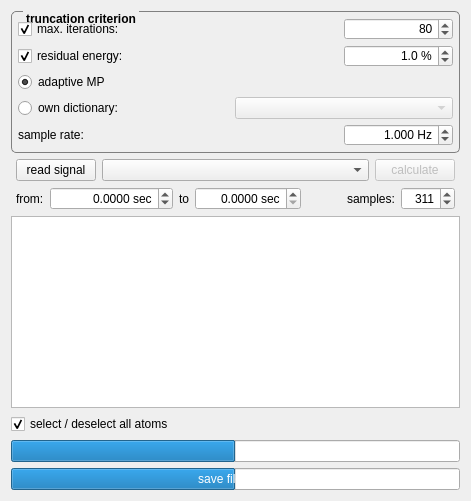
         <widget class="QWidget" name="layoutWidget_2">
          <layout class="QVBoxLayout" name="l_left_side">
           <property name="spacing">
            <number>6</number>
           </property>
           <item>
            <widget class="QGroupBox" name="gb_trunc">
             <property name="font">
              <font>
               <pointsize>9</pointsize>
               <weight>75</weight>
               <bold>true</bold>
              </font>
             </property>
             <property name="toolTip">
              <string>&lt;html&gt;&lt;head/&gt;&lt;body&gt;&lt;p&gt;&lt;span style=&quot; font-weight:600;&quot;&gt;truncation criterion&lt;/span&gt;&lt;/p&gt;&lt;p&gt;criterion at which the matching pursuit algorithm stops&lt;/p&gt;&lt;/body&gt;&lt;/html&gt;</string>
             </property>
             <property name="styleSheet">
              <string notr="true">    QGroupBox  {
        background-color: qlineargradient(x1: 0, y1: 0, x2: 0, y2: 1,
                                          stop: 0 #E0E0E0, stop: 1 #FFFFFF);
        border: 1px solid gray;
        border-radius: 5px;
        margin-top: 3ex; /* leave space at the top for the title */
    }
     
    QGroupBox::title  {
        subcontrol-origin: margin;
		left: 12px;
        subcontrol-position: top left; /* position at the top center */
        padding: 1px;       
    }

</string>
             </property>
             <property name="title">
              <string>truncation criterion</string>
             </property>
             <layout class="QHBoxLayout" name="horizontalLayout">
              <property name="leftMargin">
               <number>6</number>
              </property>
              <property name="topMargin">
               <number>6</number>
              </property>
              <property name="rightMargin">
               <number>6</number>
              </property>
              <property name="bottomMargin">
               <number>6</number>
              </property>
              <item>
               <layout class="QGridLayout" name="l_options" columnstretch="0,0,0,0">
                <property name="spacing">
                 <number>5</number>
                </property>
                <item row="4" column="0" colspan="2">
                 <widget class="QCheckBox" name="chb_Iterations">
                  <property name="toolTip">
                   <string>&lt;html&gt;&lt;head/&gt;&lt;body&gt;&lt;p&gt;&lt;span style=&quot; font-weight:600;&quot;&gt;maximum iterations&lt;/span&gt;&lt;/p&gt;&lt;p&gt;...algorithm will expire if the selected number of iterations (found atoms) is reached&lt;/p&gt;&lt;/body&gt;&lt;/html&gt;</string>
                  </property>
                  <property name="text">
                   <string>max. iterations:</string>
                  </property>
                  <property name="checked">
                   <bool>true</bool>
                  </property>
                 </widget>
                </item>
                <item row="9" column="0" colspan="2">
                 <widget class="QRadioButton" name="rb_OwnDictionary">
                  <property name="toolTip">
                   <string>&lt;html&gt;&lt;head/&gt;&lt;body&gt;&lt;p&gt;&lt;span style=&quot; font-weight:600;&quot;&gt;own dictionary&lt;/span&gt;&lt;/p&gt;&lt;p&gt;…uses fix dictionaries which have been built by the user&lt;/p&gt;&lt;/body&gt;&lt;/html&gt;</string>
                  </property>
                  <property name="text">
                   <string>own dictionary:</string>
                  </property>
                 </widget>
                </item>
                <item row="10" column="0" colspan="2">
                 <widget class="QLabel" name="label">
                  <property name="toolTip">
                   <string>&lt;html&gt;&lt;head/&gt;&lt;body&gt;&lt;p&gt;&lt;span style=&quot; font-weight:600;&quot;&gt;sample rate&lt;/span&gt;&lt;/p&gt;&lt;p&gt;the sample rate which was used for data aquisition has to be entered here. In case of fif-files it is set automatically&lt;/p&gt;&lt;/body&gt;&lt;/html&gt;</string>
                  </property>
                  <property name="text">
                   <string>sample rate:</string>
                  </property>
                 </widget>
                </item>
                <item row="6" column="0" colspan="2">
                 <widget class="QCheckBox" name="chb_ResEnergy">
                  <property name="toolTip">
                   <string>&lt;html&gt;&lt;head/&gt;&lt;body&gt;&lt;p&gt;&lt;span style=&quot; font-weight:600;&quot;&gt;residual energy&lt;/span&gt;&lt;/p&gt;&lt;p&gt;...algorithm will expire if residue reaches selected percentage of the input signal&lt;/p&gt;&lt;/body&gt;&lt;/html&gt;</string>
                  </property>
                  <property name="text">
                   <string>residual energy:</string>
                  </property>
                  <property name="checked">
                   <bool>true</bool>
                  </property>
                 </widget>
                </item>
                <item row="8" column="0" colspan="2">
                 <widget class="QRadioButton" name="rb_adativMp">
                  <property name="toolTip">
                   <string>&lt;html&gt;&lt;head/&gt;&lt;body&gt;&lt;p&gt;&lt;span style=&quot; font-weight:600;&quot;&gt;adaptive MP&lt;/span&gt;&lt;br/&gt;&lt;br/&gt;...use matching pursuit algorithm of Stephan Mallat and Zhifeng Zhang&lt;/p&gt;&lt;/body&gt;&lt;/html&gt;</string>
                  </property>
                  <property name="text">
                   <string>adaptive MP</string>
                  </property>
                  <property name="checked">
                   <bool>true</bool>
                  </property>
                 </widget>
                </item>
                <item row="9" column="2" colspan="2">
                 <widget class="QComboBox" name="cb_Dicts">
                  <property name="enabled">
                   <bool>false</bool>
                  </property>
                  <property name="minimumSize">
                   <size>
                    <width>70</width>
                    <height>0</height>
                   </size>
                  </property>
                  <property name="toolTip">
                   <string>&lt;html&gt;&lt;head/&gt;&lt;body&gt;&lt;p&gt;...chose dictionary here&lt;/p&gt;&lt;/body&gt;&lt;/html&gt;</string>
                  </property>
                 </widget>
                </item>
                <item row="6" column="3">
                 <widget class="QDoubleSpinBox" name="dsb_energy">
                  <property name="toolTip">
                   <string>&lt;html&gt;&lt;head/&gt;&lt;body&gt;&lt;p&gt;0,1% ... 99,9%&lt;/p&gt;&lt;/body&gt;&lt;/html&gt;</string>
                  </property>
                  <property name="alignment">
                   <set>Qt::AlignRight|Qt::AlignTrailing|Qt::AlignVCenter</set>
                  </property>
                  <property name="suffix">
                   <string> %</string>
                  </property>
                  <property name="decimals">
                   <number>1</number>
                  </property>
                  <property name="minimum">
                   <double>0.100000000000000</double>
                  </property>
                  <property name="maximum">
                   <double>1000.000000000000000</double>
                  </property>
                  <property name="value">
                   <double>1.000000000000000</double>
                  </property>
                 </widget>
                </item>
                <item row="4" column="3">
                 <widget class="QSpinBox" name="sb_Iterations">
                  <property name="toolTip">
                   <string>&lt;html&gt;&lt;head/&gt;&lt;body&gt;&lt;p&gt;0 ... 5000&lt;/p&gt;&lt;/body&gt;&lt;/html&gt;</string>
                  </property>
                  <property name="alignment">
                   <set>Qt::AlignRight|Qt::AlignTrailing|Qt::AlignVCenter</set>
                  </property>
                  <property name="minimum">
                   <number>1</number>
                  </property>
                  <property name="maximum">
                   <number>5000</number>
                  </property>
                  <property name="value">
                   <number>80</number>
                  </property>
                 </widget>
                </item>
                <item row="10" column="3">
                 <widget class="QDoubleSpinBox" name="dsb_sample_rate">
                  <property name="toolTip">
                   <string>&lt;html&gt;&lt;head/&gt;&lt;body&gt;&lt;p&gt;...enter sample rate here, in case of fif-files this value will be set automatically&lt;/p&gt;&lt;/body&gt;&lt;/html&gt;</string>
                  </property>
                  <property name="alignment">
                   <set>Qt::AlignRight|Qt::AlignTrailing|Qt::AlignVCenter</set>
                  </property>
                  <property name="suffix">
                   <string> Hz</string>
                  </property>
                  <property name="decimals">
                   <number>3</number>
                  </property>
                  <property name="minimum">
                   <double>0.010000000000000</double>
                  </property>
                  <property name="maximum">
                   <double>999999.000000000000000</double>
                  </property>
                  <property name="value">
                   <double>1.000000000000000</double>
                  </property>
                 </widget>
                </item>
               </layout>
              </item>
             </layout>
            </widget>
           </item>
           <item>
            <layout class="QHBoxLayout" name="lo_buttons" stretch="0,0,0">
             <property name="leftMargin">
              <number>5</number>
             </property>
             <property name="rightMargin">
              <number>5</number>
             </property>
             <item>
              <widget class="QPushButton" name="btt_OpenSignal">
               <property name="sizePolicy">
                <sizepolicy hsizetype="Fixed" vsizetype="Fixed">
                 <horstretch>0</horstretch>
                 <verstretch>0</verstretch>
                </sizepolicy>
               </property>
               <property name="toolTip">
                <string>&lt;html&gt;&lt;head/&gt;&lt;body&gt;&lt;p&gt;&lt;span style=&quot; font-weight:600;&quot;&gt;read signal&lt;/span&gt;&lt;/p&gt;&lt;p&gt;…opens file dialog to read in a new signal.&lt;/p&gt;&lt;/body&gt;&lt;/html&gt;</string>
               </property>
               <property name="layoutDirection">
                <enum>Qt::RightToLeft</enum>
               </property>
               <property name="text">
                <string>read signal</string>
               </property>
              </widget>
             </item>
             <item>
              <widget class="QComboBox" name="cb_channels">
               <property name="sizePolicy">
                <sizepolicy hsizetype="MinimumExpanding" vsizetype="Fixed">
                 <horstretch>0</horstretch>
                 <verstretch>0</verstretch>
                </sizepolicy>
               </property>
               <property name="minimumSize">
                <size>
                 <width>130</width>
                 <height>0</height>
                </size>
               </property>
               <property name="toolTip">
                <string>&lt;html&gt;&lt;head/&gt;&lt;body&gt;&lt;p&gt;&lt;span style=&quot; font-weight:600;&quot;&gt;channel select&lt;/span&gt;&lt;/p&gt;&lt;p&gt;drops down channel selection before decomposing. Bad channels are initially deselected and marked by red color.&lt;/p&gt;&lt;/body&gt;&lt;/html&gt;</string>
               </property>
               <property name="maxVisibleItems">
                <number>51</number>
               </property>
               <property name="frame">
                <bool>true</bool>
               </property>
              </widget>
             </item>
             <item>
              <widget class="QPushButton" name="btt_Calc">
               <property name="enabled">
                <bool>false</bool>
               </property>
               <property name="sizePolicy">
                <sizepolicy hsizetype="Fixed" vsizetype="Fixed">
                 <horstretch>0</horstretch>
                 <verstretch>0</verstretch>
                </sizepolicy>
               </property>
               <property name="toolTip">
                <string>&lt;html&gt;&lt;head/&gt;&lt;body&gt;&lt;p&gt;&lt;span style=&quot; font-weight:600;&quot;&gt;calculate&lt;/span&gt;&lt;/p&gt;&lt;p&gt;...starts the chosen MP Algorithm. When Algorithm is started, the button´s text is changed to &amp;quot;cancel&amp;quot;. Now you can interrupt the calculation-thread and it will stop after finding the next atom. During the interrupt-request the button´s text is set to &amp;quot;wait...&amp;quot;&lt;/p&gt;&lt;/body&gt;&lt;/html&gt;</string>
               </property>
               <property name="layoutDirection">
                <enum>Qt::RightToLeft</enum>
               </property>
               <property name="text">
                <string>calculate</string>
               </property>
              </widget>
             </item>
            </layout>
           </item>
           <item>
            <layout class="QHBoxLayout" name="l_readtime">
             <property name="leftMargin">
              <number>5</number>
             </property>
             <property name="rightMargin">
              <number>5</number>
             </property>
             <item>
              <widget class="QLabel" name="lb_from">
               <property name="text">
                <string>from:</string>
               </property>
              </widget>
             </item>
             <item>
              <widget class="QDoubleSpinBox" name="dsb_from">
               <property name="alignment">
                <set>Qt::AlignRight|Qt::AlignTrailing|Qt::AlignVCenter</set>
               </property>
               <property name="suffix">
                <string> sec</string>
               </property>
               <property name="decimals">
                <number>4</number>
               </property>
               <property name="minimum">
                <double>-999999.000000000000000</double>
               </property>
               <property name="maximum">
                <double>9999.989999999999782</double>
               </property>
               <property name="singleStep">
                <double>0.100000000000000</double>
               </property>
              </widget>
             </item>
             <item>
              <widget class="QLabel" name="lb_to">
               <property name="text">
                <string>to</string>
               </property>
              </widget>
             </item>
             <item>
              <widget class="QDoubleSpinBox" name="dsb_to">
               <property name="alignment">
                <set>Qt::AlignRight|Qt::AlignTrailing|Qt::AlignVCenter</set>
               </property>
               <property name="suffix">
                <string> sec</string>
               </property>
               <property name="decimals">
                <number>4</number>
               </property>
               <property name="maximum">
                <double>9999.989999999999782</double>
               </property>
               <property name="singleStep">
                <double>0.100000000000000</double>
               </property>
              </widget>
             </item>
             <item>
              <spacer name="horizontalSpacer_3">
               <property name="orientation">
                <enum>Qt::Horizontal</enum>
               </property>
               <property name="sizeHint" stdset="0">
                <size>
                 <width>40</width>
                 <height>0</height>
                </size>
               </property>
              </spacer>
             </item>
             <item>
              <widget class="QLabel" name="lb_samples">
               <property name="toolTip">
                <string/>
               </property>
               <property name="text">
                <string>samples:</string>
               </property>
              </widget>
             </item>
             <item>
              <widget class="QSpinBox" name="sb_sample_count">
               <property name="alignment">
                <set>Qt::AlignRight|Qt::AlignTrailing|Qt::AlignVCenter</set>
               </property>
               <property name="minimum">
                <number>64</number>
               </property>
               <property name="maximum">
                <number>4096</number>
               </property>
               <property name="value">
                <number>311</number>
               </property>
              </widget>
             </item>
            </layout>
           </item>
           <item>
            <widget class="QTableWidget" name="tbv_Results"/>
           </item>
           <item>
            <layout class="QHBoxLayout" name="l_selectall_and_timer">
             <property name="spacing">
              <number>0</number>
             </property>
             <property name="topMargin">
              <number>0</number>
             </property>
             <property name="bottomMargin">
              <number>0</number>
             </property>
             <item>
              <widget class="QCheckBox" name="cb_all_select">
               <property name="toolTip">
                <string>&lt;html&gt;&lt;head/&gt;&lt;body&gt;&lt;p&gt;&lt;span style=&quot; font-weight:600;&quot;&gt;select / deselect all atoms&lt;/span&gt;&lt;/p&gt;&lt;p&gt;...select all, none or user chosen atoms in result list&lt;/p&gt;&lt;/body&gt;&lt;/html&gt;</string>
               </property>
               <property name="text">
                <string>select / deselect all atoms</string>
               </property>
               <property name="checked">
                <bool>true</bool>
               </property>
               <property name="tristate">
                <bool>true</bool>
               </property>
              </widget>
             </item>
             <item>
              <widget class="QLabel" name="lb_timer">
               <property name="toolTip">
                <string>&lt;html&gt;&lt;head/&gt;&lt;body&gt;&lt;p&gt;&lt;span style=&quot; font-weight:600;&quot;&gt;timer&lt;/span&gt;&lt;/p&gt;&lt;p&gt;expired time since algorithm started&lt;/p&gt;&lt;/body&gt;&lt;/html&gt;</string>
               </property>
               <property name="text">
                <string/>
               </property>
               <property name="alignment">
                <set>Qt::AlignRight|Qt::AlignTrailing|Qt::AlignVCenter</set>
               </property>
              </widget>
             </item>
            </layout>
           </item>
           <item>
            <widget class="QProgressBar" name="progressBarCalc">
             <property name="sizePolicy">
              <sizepolicy hsizetype="Preferred" vsizetype="Fixed">
               <horstretch>0</horstretch>
               <verstretch>0</verstretch>
              </sizepolicy>
             </property>
             <property name="font">
              <font>
               <kerning>true</kerning>
              </font>
             </property>
             <property name="styleSheet">
              <string notr="true">QProgressBar {	
	color: white;
	
	
	
}
QProgressBar::chunk { 
	background-image: url(:/images/icons/progressbar_brush.png);
	
}

QProgressBar::background{

 color: black;
}</string>
             </property>
             <property name="value">
              <number>50</number>
             </property>
             <property name="alignment">
              <set>Qt::AlignCenter</set>
             </property>
             <property name="format">
              <string/>
             </property>
            </widget>
           </item>
           <item>
            <widget class="QProgressBar" name="progress_bar_save">
             <property name="sizePolicy">
              <sizepolicy hsizetype="Preferred" vsizetype="Fixed">
               <horstretch>0</horstretch>
               <verstretch>0</verstretch>
              </sizepolicy>
             </property>
             <property name="styleSheet">
              <string notr="true">QProgressBar {	
	color: white;
	
	
	
}
QProgressBar::chunk { 
	background-image: url(:/images/icons/progressbar_brush.png);
	
}

QProgressBar::background{

 color: black;
}</string>
             </property>
             <property name="value">
              <number>50</number>
             </property>
             <property name="alignment">
              <set>Qt::AlignCenter</set>
             </property>
             <property name="format">
              <string>save file: %p%</string>
             </property>
            </widget>
           </item>
          </layout>
         </widget>
